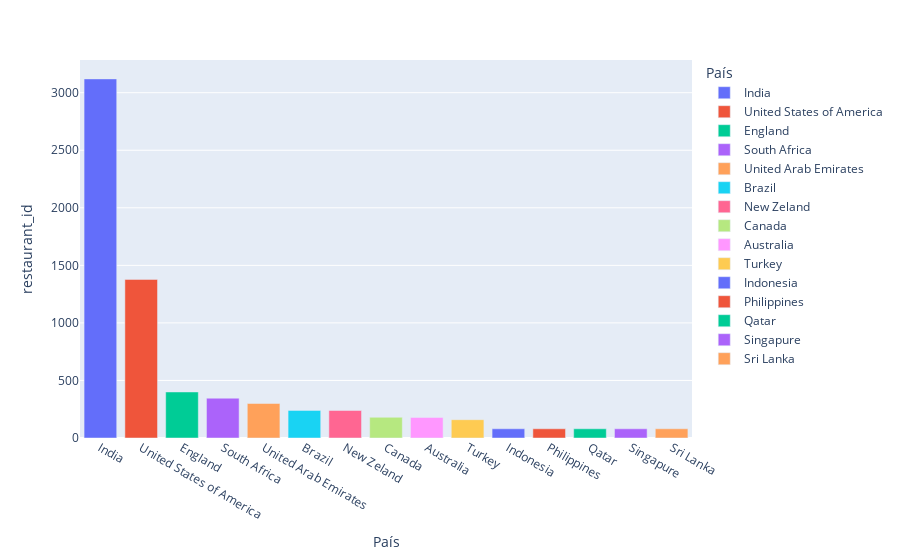

The notebook cell saved with this chart:
### Markdown cell above
### Quantidade de Restaurantes Registrados por País

### Code cell
df_aux = df.loc[:, ["country_code", "restaurant_id"]].groupby(["country_code"]).nunique().reset_index()
df_aux = df_aux.sort_values(by = "restaurant_id", ascending=False) .reset_index(drop=True)
fig = px.bar(df_aux, 
                    x="country_code", 
                    y ="restaurant_id", 
                    color="country_code", 
                    labels={"aggregate_rating": "Nota avaliação média", "city" : "Cidades", "country_code": "País"})
fig.show()

### Figure 1 — Plotly figure (JSON) as saved in the notebook; plotly's stock layout.template omitted (floating-point values rounded to 4 significant figures)
{"data": [{"alignmentgroup": "True", "hovertemplate": "País=%{x}<br>restaurant_id=%{y}<extra></extra>", "legendgroup": "India", "marker": {"color": "#636efa", "pattern": {"shape": ""}}, "name": "India", "offsetgroup": "India", "orientation": "v", "showlegend": true, "textposition": "auto", "type": "bar", "x": ["India"], "xaxis": "x", "y": [3120], "yaxis": "y"}, {"alignmentgroup": "True", "hovertemplate": "País=%{x}<br>restaurant_id=%{y}<extra></extra>", "legendgroup": "United States of America", "marker": {"color": "#EF553B", "pattern": {"shape": ""}}, "name": "United States of America", "offsetgroup": "United States of America", "orientation": "v", "showlegend": true, "textposition": "auto", "type": "bar", "x": ["United States of America"], "xaxis": "x", "y": [1378], "yaxis": "y"}, {"alignmentgroup": "True", "hovertemplate": "País=%{x}<br>restaurant_id=%{y}<extra></extra>", "legendgroup": "England", "marker": {"color": "#00cc96", "pattern": {"shape": ""}}, "name": "England", "offsetgroup": "England", "orientation": "v", "showlegend": true, "textposition": "auto", "type": "bar", "x": ["England"], "xaxis": "x", "y": [400], "yaxis": "y"}, {"alignmentgroup": "True", "hovertemplate": "País=%{x}<br>restaurant_id=%{y}<extra></extra>", "legendgroup": "South Africa", "marker": {"color": "#ab63fa", "pattern": {"shape": ""}}, "name": "South Africa", "offsetgroup": "South Africa", "orientation": "v", "showlegend": true, "textposition": "auto", "type": "bar", "x": ["South Africa"], "xaxis": "x", "y": [346], "yaxis": "y"}, {"alignmentgroup": "True", "hovertemplate": "País=%{x}<br>restaurant_id=%{y}<extra></extra>", "legendgroup": "United Arab Emirates", "marker": {"color": "#FFA15A", "pattern": {"shape": ""}}, "name": "United Arab Emirates", "offsetgroup": "United Arab Emirates", "orientation": "v", "showlegend": true, "textposition": "auto", "type": "bar", "x": ["United Arab Emirates"], "xaxis": "x", "y": [300], "yaxis": "y"}, {"alignmentgroup": "True", "hovertemplate": "País=%{x}<br>restaurant_id=%{y}<extra></extra>", "legendgroup": "Brazil", "marker": {"color": "#19d3f3", "pattern": {"shape": ""}}, "name": "Brazil", "offsetgroup": "Brazil", "orientation": "v", "showlegend": true, "textposition": "auto", "type": "bar", "x": ["Brazil"], "xaxis": "x", "y": [240], "yaxis": "y"}, {"alignmentgroup": "True", "hovertemplate": "País=%{x}<br>restaurant_id=%{y}<extra></extra>", "legendgroup": "New Zeland", "marker": {"color": "#FF6692", "pattern": {"shape": ""}}, "name": "New Zeland", "offsetgroup": "New Zeland", "orientation": "v", "showlegend": true, "textposition": "auto", "type": "bar", "x": ["New Zeland"], "xaxis": "x", "y": [239], "yaxis": "y"}, {"alignmentgroup": "True", "hovertemplate": "País=%{x}<br>restaurant_id=%{y}<extra></extra>", "legendgroup": "Canada", "marker": {"color": "#B6E880", "pattern": {"shape": ""}}, "name": "Canada", "offsetgroup": "Canada", "orientation": "v", "showlegend": true, "textposition": "auto", "type": "bar", "x": ["Canada"], "xaxis": "x", "y": [180], "yaxis": "y"}, {"alignmentgroup": "True", "hovertemplate": "País=%{x}<br>restaurant_id=%{y}<extra></extra>", "legendgroup": "Australia", "marker": {"color": "#FF97FF", "pattern": {"shape": ""}}, "name": "Australia", "offsetgroup": "Australia", "orientation": "v", "showlegend": true, "textposition": "auto", "type": "bar", "x": ["Australia"], "xaxis": "x", "y": [179], "yaxis": "y"}, {"alignmentgroup": "True", "hovertemplate": "País=%{x}<br>restaurant_id=%{y}<extra></extra>", "legendgroup": "Turkey", "marker": {"color": "#FECB52", "pattern": {"shape": ""}}, "name": "Turkey", "offsetgroup": "Turkey", "orientation": "v", "showlegend": true, "textposition": "auto", "type": "bar", "x": ["Turkey"], "xaxis": "x", "y": [159], "yaxis": "y"}, {"alignmentgroup": "True", "hovertemplate": "País=%{x}<br>restaurant_id=%{y}<extra></extra>", "legendgroup": "Indonesia", "marker": {"color": "#636efa", "pattern": {"shape": ""}}, "name": "Indonesia", "offsetgroup": "Indonesia", "orientation": "v", "showlegend": true, "textposition": "auto", "type": "bar", "x": ["Indonesia"], "xaxis": "x", "y": [80], "yaxis": "y"}, {"alignmentgroup": "True", "hovertemplate": "País=%{x}<br>restaurant_id=%{y}<extra></extra>", "legendgroup": "Philippines", "marker": {"color": "#EF553B", "pattern": {"shape": ""}}, "name": "Philippines", "offsetgroup": "Philippines", "orientation": "v", "showlegend": true, "textposition": "auto", "type": "bar", "x": ["Philippines"], "xaxis": "x", "y": [80], "yaxis": "y"}, {"alignmentgroup": "True", "hovertemplate": "País=%{x}<br>restaurant_id=%{y}<extra></extra>", "legendgroup": "Qatar", "marker": {"color": "#00cc96", "pattern": {"shape": ""}}, "name": "Qatar", "offsetgroup": "Qatar", "orientation": "v", "showlegend": true, "textposition": "auto", "type": "bar", "x": ["Qatar"], "xaxis": "x", "y": [80], "yaxis": "y"}, {"alignmentgroup": "True", "hovertemplate": "País=%{x}<br>restaurant_id=%{y}<extra></extra>", "legendgroup": "Singapure", "marker": {"color": "#ab63fa", "pattern": {"shape": ""}}, "name": "Singapure", "offsetgroup": "Singapure", "orientation": "v", "showlegend": true, "textposition": "auto", "type": "bar", "x": ["Singapure"], "xaxis": "x", "y": [80], "yaxis": "y"}, {"alignmentgroup": "True", "hovertemplate": "País=%{x}<br>restaurant_id=%{y}<extra></extra>", "legendgroup": "Sri Lanka", "marker": {"color": "#FFA15A", "pattern": {"shape": ""}}, "name": "Sri Lanka", "offsetgroup": "Sri Lanka", "orientation": "v", "showlegend": true, "textposition": "auto", "type": "bar", "x": ["Sri Lanka"], "xaxis": "x", "y": [80], "yaxis": "y"}], "layout": {"barmode": "relative", "legend": {"title": {"text": "País"}, "tracegroupgap": 0}, "margin": {"t": 60}, "xaxis": {"anchor": "y", "categoryarray": ["India", "United States of America", "England", "South Africa", "United Arab Emirates", "Brazil", "New Zeland", "Canada", "Australia", "Turkey", "Indonesia", "Philippines", "Qatar", "Singapure", "Sri Lanka"], "categoryorder": "array", "domain": [0, 1], "title": {"text": "País"}}, "yaxis": {"anchor": "x", "domain": [0, 1], "title": {"text": "restaurant_id"}}}}
